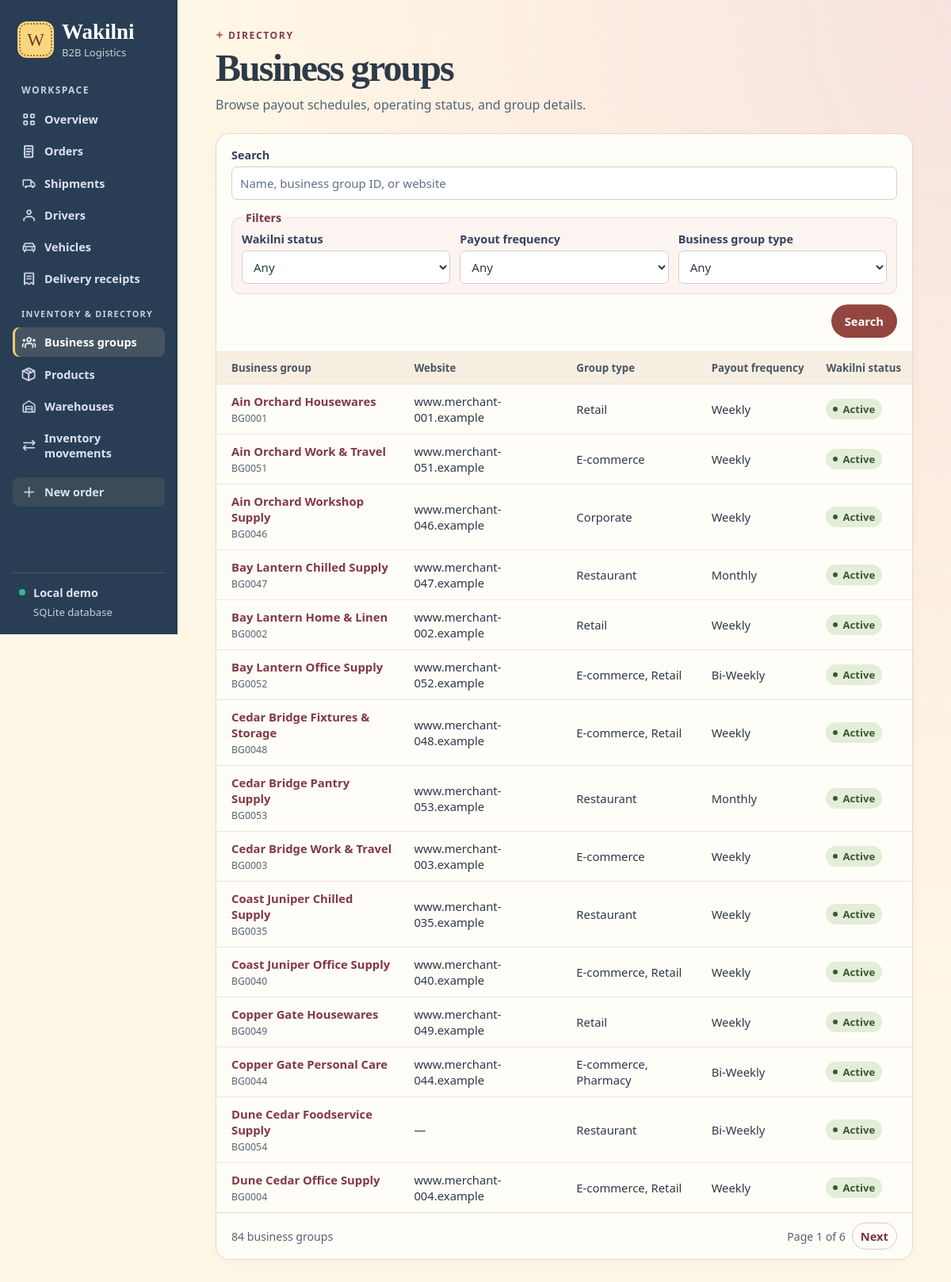
/business-groups, run on the app's committed database.
### tables this page shows
CREATE TABLE "Business Group" (
    "businessgroupID" TEXT NOT NULL CHECK (length(businessgroupID) BETWEEN 1 AND 6 AND businessgroupID GLOB 'BG[0-9][0-9][0-9][0-9]' AND length(businessgroupID) = 6),
    "businessgroupName" TEXT NOT NULL CHECK (length(businessgroupName) BETWEEN 1 AND 50),
    "businessgroupWebsite" TEXT CHECK (length(businessgroupWebsite) BETWEEN 1 AND 100),
    "payoutFrequency" TEXT NOT NULL CHECK (payoutFrequency IN ('Daily', 'Weekly', 'Bi-Weekly', 'Monthly')),
    "operationalStatusWithWakilni" TEXT NOT NULL CHECK (operationalStatusWithWakilni IN ('Active', 'Inactive', 'Suspended')),
    PRIMARY KEY (businessgroupID),
    UNIQUE (businessgroupWebsite)
);

### app.py (the view)
@app.get("/business-groups")
def business_groups():
    context = list_page(
        """b.*, (SELECT group_concat(t.businessgroupType, ', ') FROM BusinessGroupType t
                 WHERE t.businessgroupID = b.businessgroupID) AS types""",
        'FROM "Business Group" b', ("b.businessgroupName", "b.businessgroupID", "b.businessgroupWebsite"),
        "b.businessgroupName, b.businessgroupID",
        (
            ("status", "Wakilni status", "b.operationalStatusWithWakilni = ?", ("Active", "Inactive", "Suspended")),
            ("payout", "Payout frequency", "b.payoutFrequency = ?", ("Daily", "Weekly", "Bi-Weekly", "Monthly")),
            ("group_type", "Business group type",
             "EXISTS (SELECT 1 FROM BusinessGroupType t WHERE t.businessgroupID = b.businessgroupID AND t.businessgroupType = ?)",
             ("Corporate", "E-commerce", "Pharmacy", "Restaurant", "Retail")),
        ),
    )
    return render_template("groups.html", **context)

### app.py (called while the page is built, shortened)
@app.before_request
def protect_online_demo():
    password = app.config["DEMO_PASSWORD"]
    if app.config["RENDER_HOSTED"] and len(password) < 12:
        return Response("Set a demo password of at least 12 characters before opening the online site.\n", 503)
    if not password or request.endpoint == "health":
        return None

def db():
    if "db" not in g:
        path = Path(app.config["DATABASE"]).resolve()
        g.db = sqlite3.connect(path.as_uri() + "?mode=rw", uri=True, timeout=5)
        g.db.row_factory = sqlite3.Row
        g.db.execute("PRAGMA foreign_keys = ON")
    return g.db

@app.template_filter("number")
def number(value):
    return f"{value:,}"

### templates/groups.html (shortened to what this page needs)
{% extends "base.html" %}
{% from "components.html" import badge, filters, pagination %}
{% block content %}
<header class="page-head"><div><p class="eyebrow">DIRECTORY</p><h1>Business groups</h1><p class="subtitle">Browse payout schedules, operating status, and group details.</p></div></header>
<section class="panel">
  {{ filters('business_groups', 'Name, business group ID, or website', q, filter_controls, clear_args, has_filters) }}
  {% if rows %}<div class="table-wrap"><table>
    <thead><tr><th>Business group</th><th>Website</th><th>Group type</th><th>Payout frequency</th><th>Wakilni status</th></tr></thead>
    <tbody>{% for row in rows %}
      <tr><td><a class="record wrap" href="{{ url_for('business_group_detail', group_id=row.businessgroupID) }}">{{ row.businessgroupName }}</a><small class="cell-secondary">{{ row.businessgroupID }}</small></td>
      <td>{{ row.businessgroupWebsite or '—' }}</td><td>{{ row.types or '—' }}</td><td>{{ row.payoutFrequency }}</td><td>{{ badge(row.operationalStatusWithWakilni) }}</td></tr>
    {% endfor %}</tbody>
  </table></div>{% else %}<p class="empty">No business groups match your search.</p>{% endif %}
  {{ pagination('business_groups', page, pages, total, 'business group', page_args) }}
</section>
{% endblock %}

### templates/base.html (shortened to what this page needs)
<!doctype html>
<html lang="en">
<head>
  <link rel="stylesheet" href="{{ url_for('static', filename='style.css') }}">
</head>
<body>
  <aside class="sidebar">
    <a class="brand" href="{{ url_for('home') }}"><span class="brand-mark" aria-hidden="true">W</span><span>Wakilni<small>B2B Logistics</small></span></a>
    <nav aria-label="Main navigation">
      <span class="nav-label">WORKSPACE</span>
      {% set active = request.endpoint %}
      <a href="{{ url_for('home') }}" {% if active == 'home' %}aria-current="page"{% endif %}><span class="icon icon-overview" aria-hidden="true"></span> Overview</a>
      <a href="{{ url_for('orders') }}" {% if active in ['orders', 'order_detail', 'order_assign'] %}aria-current="page"{% endif %}><span class="icon icon-orders" aria-hidden="true"></span> Orders</a>
      <a href="{{ url_for('shipments') }}" {% if active in ['shipments', 'shipment_detail', 'shipment_crew'] %}aria-current="page"{% endif %}><span class="icon icon-shipments" aria-hidden="true"></span> Shipments</a>
      <a href="{{ url_for('drivers') }}" {% if active in ['drivers', 'driver_detail'] %}aria-current="page"{% endif %}><span class="icon icon-drivers" aria-hidden="true"></span> Drivers</a>
      <a href="{{ url_for('vehicles') }}" {% if active in ['vehicles', 'vehicle_detail'] %}aria-current="page"{% endif %}><span class="icon icon-vehicles" aria-hidden="true"></span> Vehicles</a>
      <a href="{{ url_for('receipts') }}" {% if active in ['receipts', 'receipt_detail'] %}aria-current="page"{% endif %}><span class="icon icon-receipts" aria-hidden="true"></span> Delivery receipts</a>
      <span class="nav-label nav-divider">INVENTORY &amp; DIRECTORY</span>
      <a href="{{ url_for('business_groups') }}" {% if active in ['business_groups', 'business_group_detail'] %}aria-current="page"{% endif %}><span class="icon icon-groups" aria-hidden="true"></span> Business groups</a>
      <a href="{{ url_for('products') }}" {% if active in ['products', 'product_detail'] %}aria-current="page"{% endif %}><span class="icon icon-products" aria-hidden="true"></span> Products</a>
      <a href="{{ url_for('warehouses') }}" {% if active in ['warehouses', 'warehouse_detail'] %}aria-current="page"{% endif %}><span class="icon icon-warehouse" aria-hidden="true"></span> Warehouses</a>
      <a href="{{ url_for('movements') }}" {% if active in ['movements', 'movement_detail'] %}aria-current="page"{% endif %}><span class="icon icon-movements" aria-hidden="true"></span> Inventory movements</a>
      <a class="nav-new" href="{{ url_for('order_new') }}" {% if active == 'order_new' %}aria-current="page"{% endif %}><span class="icon icon-plus" aria-hidden="true"></span> New order</a>
    </nav>
    <div class="sidebar-footer"><span></span><div>{{ 'Online class demo' if config.RENDER_HOSTED else 'Local demo' }}<small>{{ 'Changes reset on restart' if config.RENDER_HOSTED else 'SQLite database' }}</small></div></div>
  </aside>
  <main id="content">
    {% block content %}{% endblock %}
  </main>
</body>
</html>

### templates/components.html (shortened to what this page needs)
{% macro badge(value) %}<span class="badge state-{{ value|lower|replace(' ', '-') }}">{{ value }}</span>{% endmacro %}
{% macro filters(endpoint, placeholder, q, controls, clear_args, has_filters) %}
<form class="directory-filters" method="get" action="{{ url_for(endpoint) }}">
  <div><label for="directory-query">Search</label><input id="directory-query" type="search" name="q" value="{{ q }}" maxlength="100" placeholder="{{ placeholder }}"></div>
  <fieldset class="filter-controls">
    <legend>Filters</legend>
    <div class="filter-grid">
    {% for control in controls %}
      <div>
        <label for="filter-{{ control.name }}">{{ control.label }}</label>
        {% if control.options is none %}
        <input id="filter-{{ control.name }}" type="date" name="{{ control.name }}" value="{{ control.value }}">
        {% else %}
        <select id="filter-{{ control.name }}" name="{{ control.name }}">
          <option value="">Any</option>
        </select>
        {% endif %}
      </div>
    {% endfor %}
    </div>
  </fieldset>
  <div class="filter-actions">
    <button class="button primary" type="submit">Search</button>
  </div>
</form>
{% endmacro %}
{% macro pagination(endpoint, page, pages, total, noun, page_args) %}
  <div class="list-footer">
    <span>{{ total|number }} {{ noun }}{% if total != 1 %}s{% endif %}</span>
    {% if pages > 1 %}
    <nav aria-label="Results pages" class="pages">
      <span>Page {{ page }} of {{ pages }}</span>
      {% if page < pages %}<a class="button secondary small" href="{{ url_for(endpoint, page=page+1, **page_args) }}">Next</a>{% endif %}
    </nav>
    {% endif %}
  </div>
{% endmacro %}

### data on the page
Business Group: businessgroupName "Ain Orchard Housewares", businessgroupID "BG0001", businessgroupWebsite "www.merchant-001.example", types "Retail", payoutFrequency "Weekly", operationalStatusWithWakilni "Active"
Business Group: businessgroupName "Ain Orchard Work & Travel", businessgroupID "BG0051", businessgroupWebsite "www.merchant-051.example", types "E-commerce", payoutFrequency "Weekly", operationalStatusWithWakilni "Active"
Business Group: businessgroupName "Ain Orchard Workshop Supply", businessgroupID "BG0046", businessgroupWebsite "www.merchant-046.example", types "Corporate", payoutFrequency "Weekly", operationalStatusWithWakilni "Active"
Business Group: businessgroupName "Bay Lantern Chilled Supply", businessgroupID "BG0047", businessgroupWebsite "www.merchant-047.example", types "Restaurant", payoutFrequency "Monthly", operationalStatusWithWakilni "Active"
Business Group: businessgroupName "Bay Lantern Home & Linen", businessgroupID "BG0002", businessgroupWebsite "www.merchant-002.example", types "Retail", payoutFrequency "Weekly", operationalStatusWithWakilni "Active"
Business Group: businessgroupName "Bay Lantern Office Supply", businessgroupID "BG0052", businessgroupWebsite "www.merchant-052.example", types "E-commerce, Retail", payoutFrequency "Bi-Weekly", operationalStatusWithWakilni "Active"
Business Group: businessgroupName "Cedar Bridge Fixtures & Storage", businessgroupID "BG0048", businessgroupWebsite "www.merchant-048.example", types "E-commerce, Retail", payoutFrequency "Weekly", operationalStatusWithWakilni "Active"
Business Group: businessgroupName "Cedar Bridge Pantry Supply", businessgroupID "BG0053", businessgroupWebsite "www.merchant-053.example", types "Restaurant", payoutFrequency "Monthly", operationalStatusWithWakilni "Active"
Business Group: businessgroupName "Cedar Bridge Work & Travel", businessgroupID "BG0003", businessgroupWebsite "www.merchant-003.example", types "E-commerce", payoutFrequency "Weekly", operationalStatusWithWakilni "Active"
Business Group: businessgroupName "Coast Juniper Chilled Supply", businessgroupID "BG0035", businessgroupWebsite "www.merchant-035.example", types "Restaurant", payoutFrequency "Weekly", operationalStatusWithWakilni "Active"
Business Group: businessgroupName "Coast Juniper Office Supply", businessgroupID "BG0040", businessgroupWebsite "www.merchant-040.example", types "E-commerce, Retail", payoutFrequency "Weekly", operationalStatusWithWakilni "Active"
Business Group: businessgroupName "Copper Gate Housewares", businessgroupID "BG0049", businessgroupWebsite "www.merchant-049.example", types "Retail", payoutFrequency "Weekly", operationalStatusWithWakilni "Active"
Business Group: businessgroupName "Copper Gate Personal Care", businessgroupID "BG0044", businessgroupWebsite "www.merchant-044.example", types "E-commerce, Pharmacy", payoutFrequency "Bi-Weekly", operationalStatusWithWakilni "Active"
Business Group: businessgroupName "Dune Cedar Foodservice Supply", businessgroupID "BG0054", businessgroupWebsite "—", types "Restaurant", payoutFrequency "Bi-Weekly", operationalStatusWithWakilni "Active"
Business Group: businessgroupName "Dune Cedar Office Supply", businessgroupID "BG0004", businessgroupWebsite "www.merchant-004.example", types "E-commerce, Retail", payoutFrequency "Weekly", operationalStatusWithWakilni "Active"

### other printed values
{{ 'Online class demo' if config.RENDER_HOSTED else 'Local demo' }} "Local demo"
{{ control.label }} "Wakilni status" "Payout frequency" "Business group type"
{{ total|number }} "84"
{{ noun }} "business group"
{{ page }} "1"
{{ pages }} "6"
